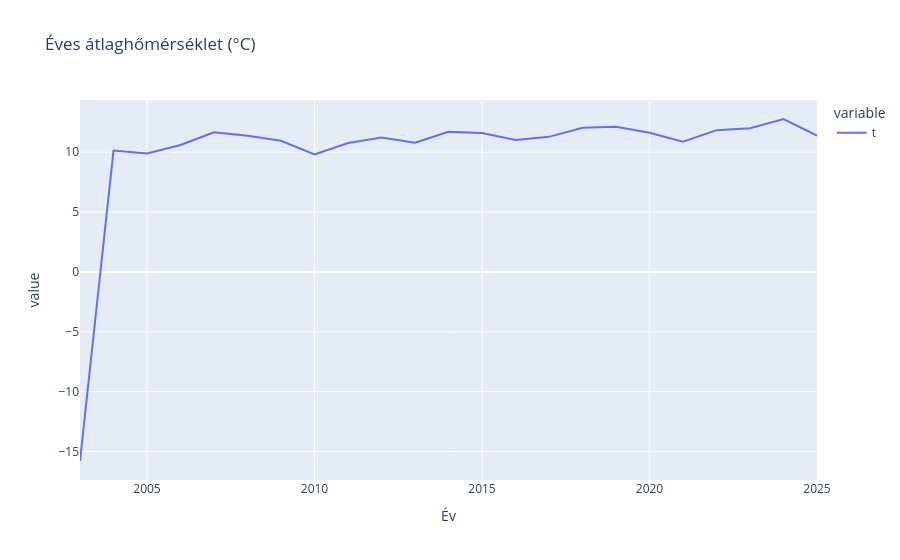

The notebook cell this image was saved under:
### Code cell
eves_atlag_hom = df.groupby("Év")["t"].mean()

fig = px.line(
    eves_atlag_hom,
    title="Éves átlaghőmérséklet (°C)"
)
fig.show()

### Figure 1 — Plotly figure (JSON) as saved in the notebook; plotly's stock layout.template omitted (floating-point values rounded to 4 significant figures)
{"data": [{"hovertemplate": "variable=t<br>Év=%{x}<br>value=%{y}<extra></extra>", "legendgroup": "t", "line": {"color": "#636efa", "dash": "solid"}, "marker": {"symbol": "circle"}, "mode": "lines", "name": "t", "orientation": "v", "showlegend": true, "type": "scatter", "x": [2003, 2004, 2005, 2006, 2007, 2008, 2009, 2010, 2011, 2012, 2013, 2014, 2015, 2016, 2017, 2018, 2019, 2020, 2021, 2022, 2023, 2024, 2025], "xaxis": "x", "y": [-15.79, 10.13, 9.889, 10.6, 11.65, 11.36, 10.95, 9.797, 10.76, 11.22, 10.78, 11.7, 11.61, 11.02, 11.28, 12.04, 12.13, 11.62, 10.86, 11.83, 11.99, 12.77, 11.38], "yaxis": "y"}], "layout": {"legend": {"title": {"text": "variable"}, "tracegroupgap": 0}, "title": {"text": "Éves átlaghőmérséklet (°C)"}, "xaxis": {"anchor": "y", "domain": [0, 1], "title": {"text": "Év"}}, "yaxis": {"anchor": "x", "domain": [0, 1], "title": {"text": "value"}}}}
